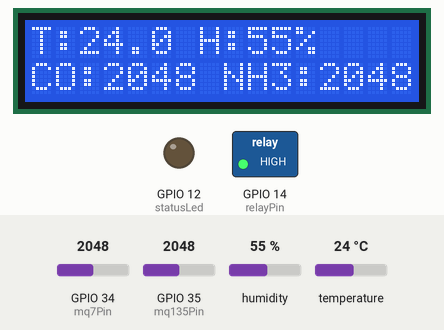
This sketch was run on a simulated ESP32. On the bench: 16×2 character LCD, switched loads named in the sketch (green lamp = pin HIGH), output pins drawn as LEDs (lit = HIGH). Inputs (shaded band) come from the test bench; at power-on: GPIO 34 (mq7Pin) = 2048, GPIO 35 (mq135Pin) = 2048, humidity 55 %, temperature 24 °C. WiFi joins after 1.5 s; servers stay silent unless stated; what the sketch prints to the serial monitor is not drawn.

Above: at 6.4 s.
6.5 s: GPIO 34 (mq7Pin) set to 731
At 7.9 s:
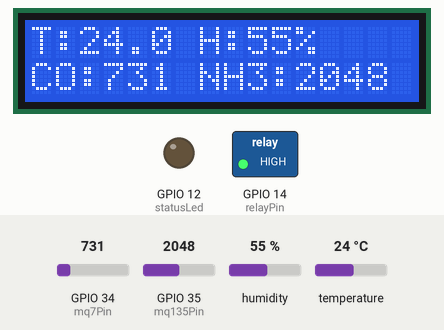
12.5 s: GPIO 34 (mq7Pin) set to 637
At 14.4 s:
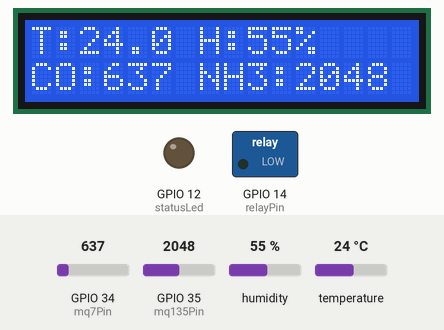
17.0 s: GPIO 35 (mq135Pin) set to 2866
At 18.8 s:
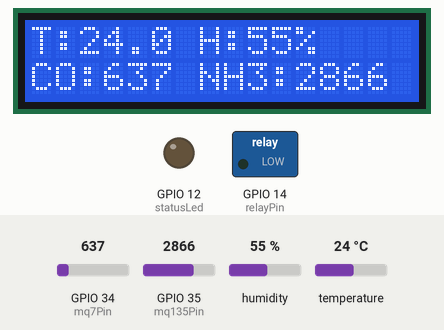
19.1 s: humidity set to 22 %
At 20.5 s:
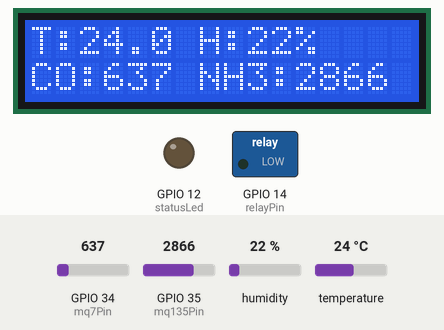
21.2 s: temperature set to 12 °C
At 23.0 s:
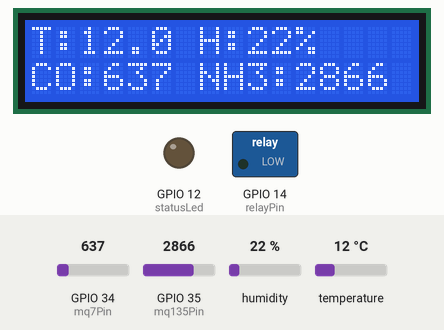
23.3 s: GPIO 35 (mq135Pin) set to 3972
At 24.4 s:
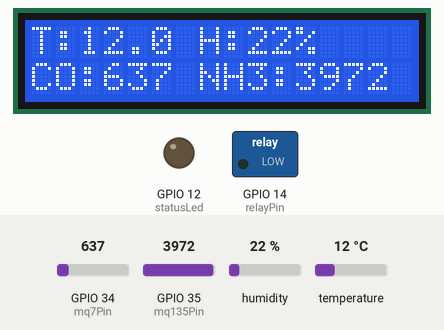
Timing chart, 0 to 26.3 s (numbered marks = the images above; inputs shaded):
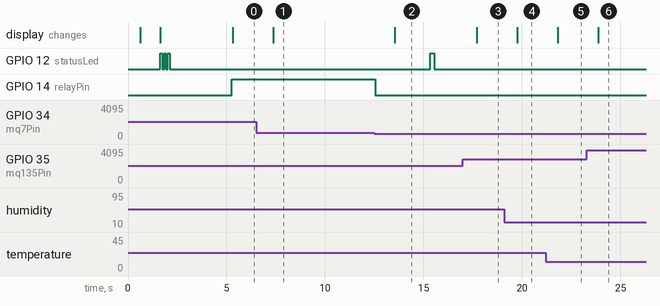

The sketch:

code.ino
```cpp
#include <WiFi.h>
#include "ThingSpeak.h"
#include <DHT.h>
#include <LiquidCrystal_I2C.h>

const char* ssid = "Me";
const char* password = "mehedi113";
const char* thingSpeakApiKey = "WQ38HT9QZWRE4FFX";
unsigned long channelNumber = 2948761;

const int mq7Pin = 34;
const int mq135Pin = 35;
const int dhtPin = 4;
#define DHTTYPE DHT22

const int statusLed = 12;
const int relayPin = 14;

const int RELAY_ON = HIGH;
const int RELAY_OFF = LOW;

LiquidCrystal_I2C lcd(0x27, 16, 2);
DHT dht(dhtPin, DHTTYPE);
WiFiClient client;

const int mq135Threshold = 500;
const int coThreshold = 700;

const int numSamples = 10;
unsigned long lastDisplayUpdate = 0;
unsigned long lastThingSpeakUpdate = 0;
const unsigned long displayInterval = 1000;
const unsigned long thingSpeakInterval = 15000;

float temperature = 0;
float humidity = 0;
int mq7Value = 0;
int mq135Value = 0;

bool relayState = false;  // <-- Global Relay State

void connectToWiFi() {
  WiFi.begin(ssid, password);
  int attempts = 0;
  lcd.clear();
  lcd.setCursor(0, 0);
  lcd.print("Connecting WiFi");

  while (WiFi.status() != WL_CONNECTED && attempts < 20) {
    delay(500);
    lcd.print(".");
    attempts++;
  }

  lcd.clear();
  if (WiFi.status() == WL_CONNECTED) {
    lcd.setCursor(0, 0);
    lcd.print("WiFi Connected");
    for (int i = 0; i < 3; i++) {
      digitalWrite(statusLed, HIGH);
      delay(100);
      digitalWrite(statusLed, LOW);
      delay(100);
    }
  } else {
    lcd.setCursor(0, 0);
    lcd.print("WiFi Failed");
  }

  delay(1000);
}

int readAveragedAnalog(int pin) {
  long sum = 0;
  for (int i = 0; i < numSamples; i++) {
    sum += analogRead(pin);
    delay(2);
  }
  return sum / numSamples;
}

void updateSensorValues() {
  float tempReading = dht.readTemperature();
  float humReading = dht.readHumidity();

  if (!isnan(tempReading)) temperature = tempReading;
  if (!isnan(humReading)) humidity = humReading;

  mq7Value = readAveragedAnalog(mq7Pin);
  mq135Value = readAveragedAnalog(mq135Pin);

  Serial.printf("MQ7: %d, MQ135: %d\n", mq7Value, mq135Value);
}

void updateDisplay() {
  lcd.clear();
  lcd.setCursor(0, 0);
  lcd.print("T:");
  lcd.print(temperature, 1);
  lcd.print(" H:");
  lcd.print((int)humidity);
  lcd.print("%");

  lcd.setCursor(0, 1);
  lcd.print("CO:");
  lcd.print(mq7Value);
  lcd.print(" NH3:");
  lcd.print(mq135Value);
}

void sendDataToThingSpeak() {
  if (WiFi.status() != WL_CONNECTED) {
    Serial.println("WiFi disconnected. Reconnecting...");
    connectToWiFi();
    if (WiFi.status() != WL_CONNECTED) return;
  }

  ThingSpeak.setField(1, temperature);
  ThingSpeak.setField(2, humidity);
  ThingSpeak.setField(3, mq7Value);
  ThingSpeak.setField(4, mq135Value);

  int response = ThingSpeak.writeFields(channelNumber, thingSpeakApiKey);

  if (response == 200) {
    Serial.println("Data sent to ThingSpeak.");
    digitalWrite(statusLed, HIGH);
    delay(200);
    digitalWrite(statusLed, LOW);
  } else {
    Serial.printf("Failed to send data. Code: %d\n", response);
  }
}

void controlRelay() {
  if (mq7Value >= coThreshold) {
    if (!relayState) {
      digitalWrite(relayPin, RELAY_ON);
      relayState = true;
      Serial.printf("Relay ON - CO level: %d (Above threshold)\n", mq7Value);
    }
  } else {
    if (relayState) {
      digitalWrite(relayPin, RELAY_OFF);
      relayState = false;
      Serial.printf("Relay OFF - CO level: %d (Below threshold)\n", mq7Value);
    }
  }
}

void setup() {
  Serial.begin(115200);

  pinMode(statusLed, OUTPUT);
  pinMode(relayPin, OUTPUT);
  digitalWrite(relayPin, RELAY_OFF);
  relayState = false;

  lcd.init();
  lcd.backlight();
  lcd.setCursor(0, 0);
  lcd.print("Poultry Monitor");
  lcd.setCursor(0, 1);
  lcd.print("Starting...");

  dht.begin();
  connectToWiFi();
  ThingSpeak.begin(client);

  Serial.println("System startup - Relay is OFF");
  delay(2000);
}

void loop() {
  unsigned long currentMillis = millis();

  updateSensorValues();
  controlRelay();  // <-- Simple and smart

  if (currentMillis - lastDisplayUpdate >= displayInterval) {
    lastDisplayUpdate = currentMillis;
    updateDisplay();
  }

  if (currentMillis - lastThingSpeakUpdate >= thingSpeakInterval) {
    lastThingSpeakUpdate = currentMillis;
    sendDataToThingSpeak();
  }

  delay(1);
}
```

Measured:
- the behaviour switches between 700 and 699 on GPIO 34 (mq7Pin) (found by bisection; images 1 and 2)
- after the input at 6.5 s, the display: changes after 0.87 s (image 1)
- after the input at 12.5 s, GPIO 14 (relayPin): HIGH → LOW after 0.06 s; the display: changes after 1.1 s (image 2)
- after the input at 17.0 s, the display: changes after 0.70 s (image 3)
- after the input at 19.1 s, the display: changes after 0.66 s (image 4)
- after the input at 21.2 s, the display: changes after 0.62 s (image 5)
- after the input at 23.3 s, the display: changes after 0.58 s (image 6)
